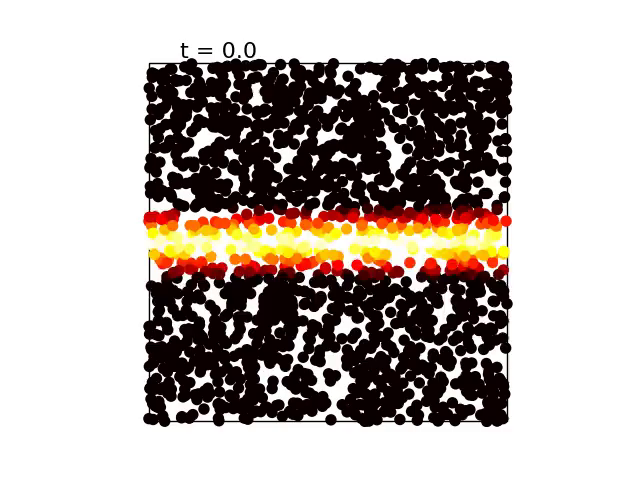
#> input picture frame 0 of videos/vertical_planar.mp4, 640 x 480 px, given in place of oneone_planar.mp4, which was not available
$ python screenshots.py
#> lines starting #> are read from the running program, lines starting #| are printed output that depends on the picture; pictures that were not available may be replaced by others from this repository, and a replacement may not be noted
import cv2

def get_screenshot(video_name,frame_number,save_name,row_start,row_end,column_start,column_end):
#> called with video_name = 'videos/oneone_planar.mp4', frame_number = 0, save_name = 'screenshots/oneone_planar_0', row_start = 58, row_end = 430, column_start = 140, column_end = 515
    cap = cv2.VideoCapture(video_name)
    cap.set(cv2.CAP_PROP_POS_FRAMES,frame_number - 1)
    res,frame = cap.read()
#> frame is the input picture: shape (480, 640, 3); mean B, G, R 170.1, 175.2, 184
    crop_frame = frame[row_start:row_end,column_start:column_end]
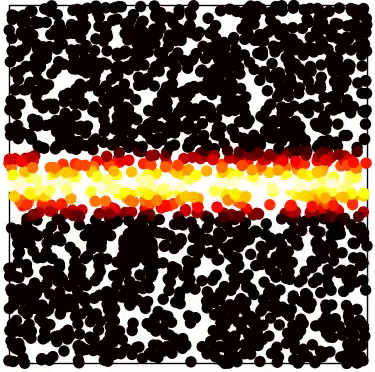
#> crop_frame: shape (372, 375, 3); mean B, G, R 68.4, 79.8, 99.2
    cv2.imshow("Frame",frame)
    cv2.imshow("Crop",crop_frame)
    cv2.waitKey(0)
    cv2.destroyAllWindows()
    cv2.imwrite(f"{save_name}.jpg",crop_frame)

def get_planar_torus_screenshot(video_name,frame_number,save_name):
    get_screenshot(video_name,frame_number,save_name,58,430,140,515)

def get_3d_torus_screenshot(video_name,frame_number,save_name):
    get_screenshot(video_name,frame_number,save_name,120,370,200,460)


if __name__ == "__main__":
    get_planar_torus_screenshot("videos/oneone_planar.mp4",0,"screenshots/oneone_planar_0")
    get_planar_torus_screenshot("videos/oneone_planar.mp4",31,"screenshots/oneone_planar_3")
#> call 2 of get_screenshot, with video_name = 'videos/oneone_planar.mp4', frame_number = 31, save_name = 'screenshots/oneone_planar_3', row_start = 58, row_end = 430, column_start = 140, column_end = 515
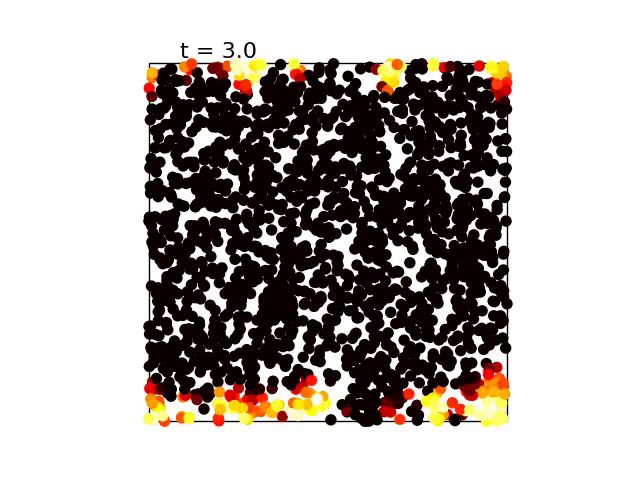
#> input picture frame 30 of videos/vertical_planar.mp4, 640 x 480 px, given in place of oneone_planar.mp4, which was not available
#> in get_screenshot, frame is the input picture: shape (480, 640, 3); mean B, G, R 169.4, 173, 179.7
#> in get_screenshot (call 2), `crop_frame = frame[row_start:row_end,column_start:column_end]`:
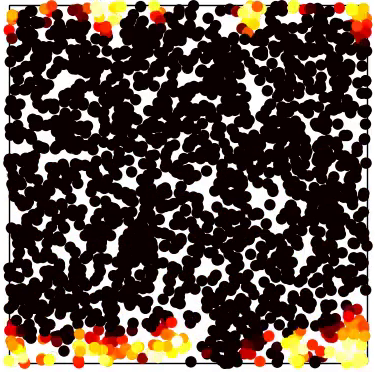
#> crop_frame: shape (372, 375, 3); mean B, G, R 67, 75, 89.7
    get_planar_torus_screenshot("videos/oneone_planar.mp4",111,"screenshots/oneone_planar_11")
#> call 3 of get_screenshot, with video_name = 'videos/oneone_planar.mp4', frame_number = 111, save_name = 'screenshots/oneone_planar_11', row_start = 58, row_end = 430, column_start = 140, column_end = 515
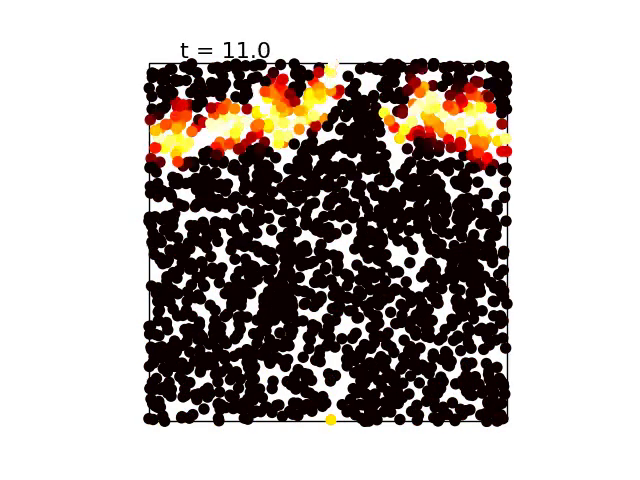
#> input picture frame 110 of videos/vertical_planar.mp4, 640 x 480 px, given in place of oneone_planar.mp4, which was not available
#> in get_screenshot, frame is the input picture: shape (480, 640, 3); mean B, G, R 170.2, 174.1, 181.7
#> in get_screenshot (call 3), `crop_frame = frame[row_start:row_end,column_start:column_end]`:
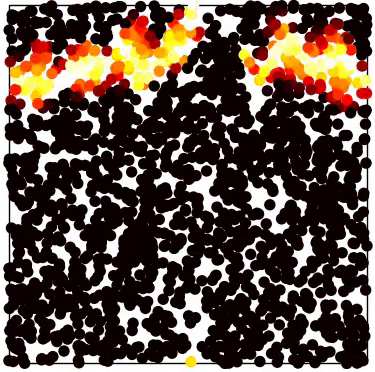
#> crop_frame: shape (372, 375, 3); mean B, G, R 68.7, 77.5, 94.1
    get_planar_torus_screenshot("videos/vertical_planar.mp4",0,"screenshots/vertical_planar_0")
    get_planar_torus_screenshot("videos/vertical_planar.mp4",21,"screenshots/vertical_planar_2")
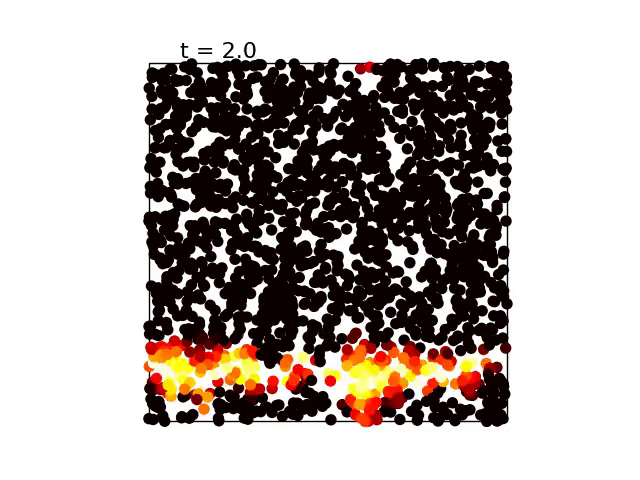
#> input picture frame 20 of videos/vertical_planar.mp4, 640 x 480 px
#> in get_screenshot, frame is the input picture: shape (480, 640, 3); mean B, G, R 169.2, 172.7, 180.8
#> in get_screenshot (call 5), `crop_frame = frame[row_start:row_end,column_start:column_end]`:
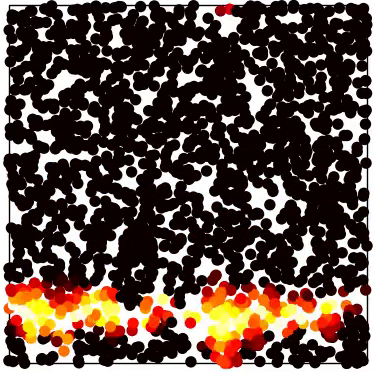
#> crop_frame: shape (372, 375, 3); mean B, G, R 66.6, 74.3, 92.1

    get_planar_torus_screenshot("videos/vertical_planar.mp4",111,"screenshots/vertical_planar_11")
    get_planar_torus_screenshot("videos/horizontal_planar.mp4",0,"screenshots/horizontal_planar_0")
    get_planar_torus_screenshot("videos/horizontal_planar.mp4",31,"screenshots/horizontal_planar_5")
    get_planar_torus_screenshot("videos/horizontal_planar.mp4",111,"screenshots/horizontal_planar_11")
    get_planar_torus_screenshot("videos/twozero_planar.mp4",0,"screenshots/twozero_planar_0")
    get_planar_torus_screenshot("videos/twozero_planar.mp4",51,"screenshots/twozero_planar_5")
    get_planar_torus_screenshot("videos/twozero_planar.mp4",141,"screenshots/twozero_planar_14")
    get_3d_torus_screenshot("videos/oneone_3d.mp4",0,"screenshots/oneone_3d_0")
    get_3d_torus_screenshot("videos/oneone_3d.mp4",31,"screenshots/oneone_3d_3")
    get_3d_torus_screenshot("videos/oneone_3d.mp4",111,"screenshots/oneone_3d_11")
    get_3d_torus_screenshot("videos/vertical_3d.mp4",0,"screenshots/vertical_3d_0")
    get_3d_torus_screenshot("videos/vertical_3d.mp4",21,"screenshots/vertical_3d_2")

    get_3d_torus_screenshot("videos/vertical_3d.mp4",111,"screenshots/vertical_3d_11")
    get_3d_torus_screenshot("videos/horizontal_3d.mp4",0,"screenshots/horizontal_3d_0")
    get_3d_torus_screenshot("videos/horizontal_3d.mp4",31,"screenshots/horizontal_3d_5")
    get_3d_torus_screenshot("videos/horizontal_3d.mp4",111,"screenshots/horizontal_3d_11")
    get_3d_torus_screenshot("videos/twozero_3d.mp4",0,"screenshots/twozero_3d_0")
    get_3d_torus_screenshot("videos/twozero_3d.mp4",51,"screenshots/twozero_3d_5")

    get_3d_torus_screenshot("videos/twozero_3d.mp4",141,"screenshots/twozero_3d_14")

$ run again, starting later in the video
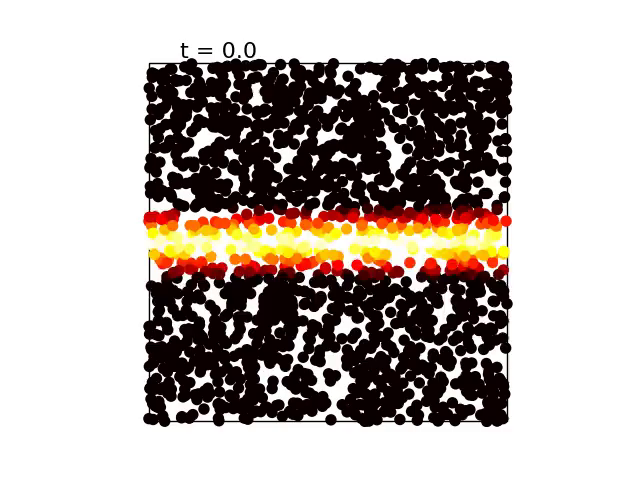
#> input picture frame 0 of videos/vertical_planar.mp4, 640 x 480 px, given in place of oneone_planar.mp4, which was not available
#> in get_screenshot, frame is the input picture: shape (480, 640, 3); mean B, G, R 170.1, 175.2, 184
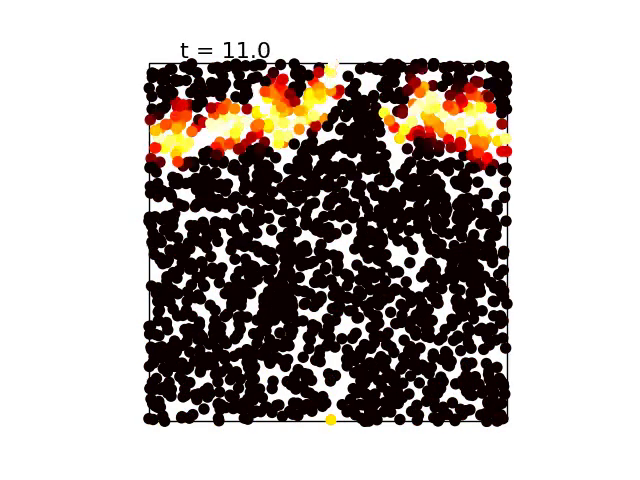
#> input picture frame 110 of videos/vertical_planar.mp4, 640 x 480 px, given in place of oneone_planar.mp4, which was not available
#> in get_screenshot, frame is the input picture: shape (480, 640, 3); mean B, G, R 170.2, 174.1, 181.7
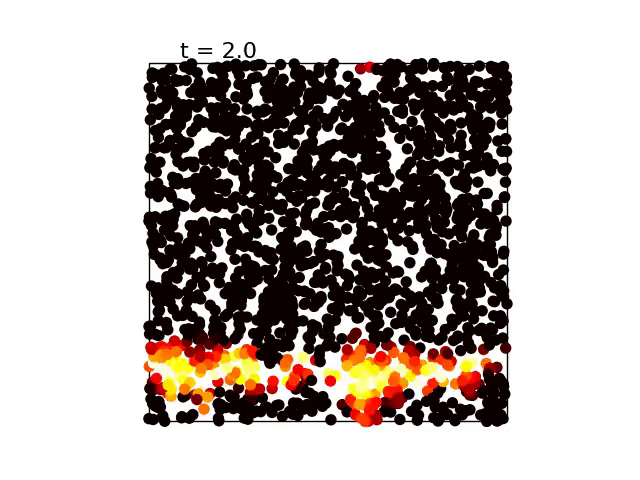
#> input picture frame 20 of videos/vertical_planar.mp4, 640 x 480 px
#> in get_screenshot, frame is the input picture: shape (480, 640, 3); mean B, G, R 169.2, 172.7, 180.8

$ run again, starting later in the video
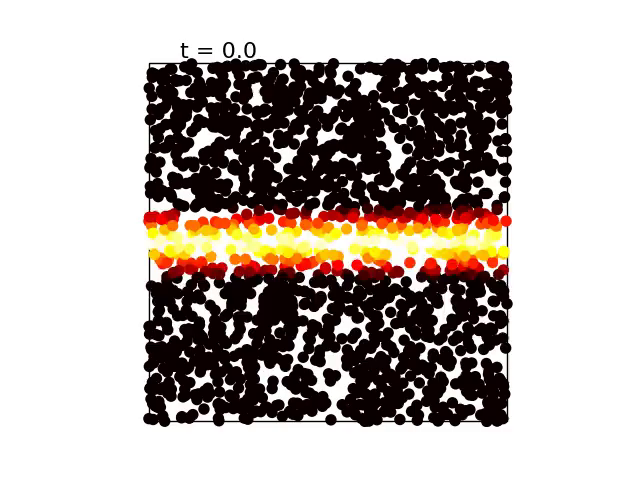
#> input picture frame 0 of videos/vertical_planar.mp4, 640 x 480 px, given in place of oneone_planar.mp4, which was not available
#> in get_screenshot, frame is the input picture: shape (480, 640, 3); mean B, G, R 170.1, 175.2, 184
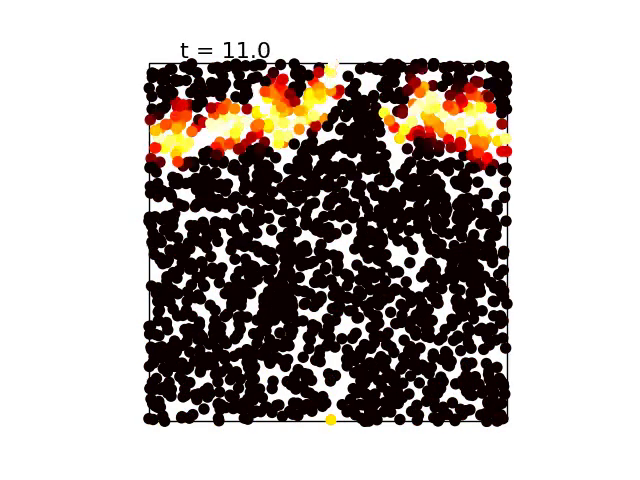
#> input picture frame 110 of videos/vertical_planar.mp4, 640 x 480 px, given in place of oneone_planar.mp4, which was not available
#> in get_screenshot, frame is the input picture: shape (480, 640, 3); mean B, G, R 170.2, 174.1, 181.7
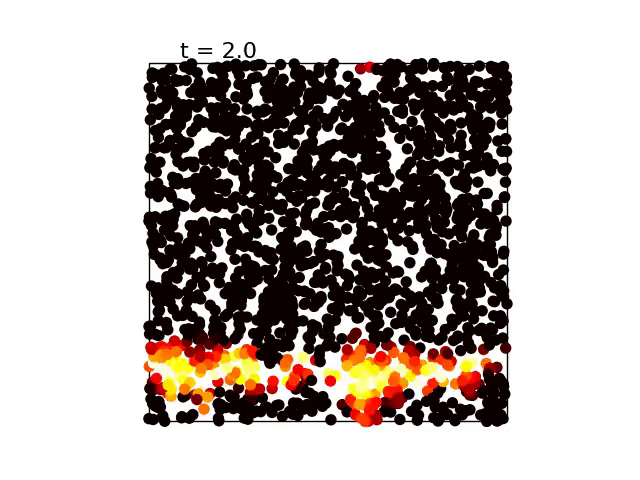
#> input picture frame 20 of videos/vertical_planar.mp4, 640 x 480 px
#> in get_screenshot, frame is the input picture: shape (480, 640, 3); mean B, G, R 169.2, 172.7, 180.8
